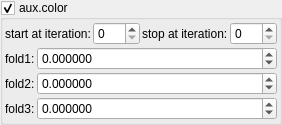
    <widget class="MyGroupBox" name="groupCheck_fold_color_aux_color_enabled_false">
     <property name="toolTip">
      <string/>
     </property>
     <property name="title">
      <string>aux.color&amp;</string>
     </property>
     <property name="checkable">
      <bool>true</bool>
     </property>
     <layout class="QVBoxLayout" name="verticalLayout_58">
      <property name="spacing">
       <number>2</number>
      </property>
      <property name="leftMargin">
       <number>2</number>
      </property>
      <property name="topMargin">
       <number>2</number>
      </property>
      <property name="rightMargin">
       <number>2</number>
      </property>
      <property name="bottomMargin">
       <number>2</number>
      </property>
      <item>
       <layout class="QHBoxLayout" name="horizontalLayout_14" stretch="0,1,0,1">
        <item>
         <widget class="QLabel" name="label_99">
          <property name="text">
           <string>start at iteration:</string>
          </property>
         </widget>
        </item>
        <item>
         <widget class="MySpinBox" name="spinboxInt_fold_color_start_iterations_A">
          <property name="sizePolicy">
           <sizepolicy hsizetype="Minimum" vsizetype="Maximum">
            <horstretch>0</horstretch>
            <verstretch>0</verstretch>
           </sizepolicy>
          </property>
          <property name="minimum">
           <number>0</number>
          </property>
          <property name="maximum">
           <number>999</number>
          </property>
          <property name="value">
           <number>0</number>
          </property>
         </widget>
        </item>
        <item>
         <widget class="QLabel" name="label_71">
          <property name="text">
           <string>stop at iteration:</string>
          </property>
         </widget>
        </item>
        <item>
         <widget class="MySpinBox" name="spinboxInt_fold_color_stop_iterations_A">
          <property name="sizePolicy">
           <sizepolicy hsizetype="Preferred" vsizetype="Maximum">
            <horstretch>0</horstretch>
            <verstretch>0</verstretch>
           </sizepolicy>
          </property>
          <property name="maximum">
           <number>999</number>
          </property>
         </widget>
        </item>
       </layout>
      </item>
      <item>
       <layout class="QGridLayout" name="gridLayout_16" columnstretch="0,1">
        <property name="spacing">
         <number>2</number>
        </property>
        <item row="1" column="1">
         <widget class="MyDoubleSpinBox" name="spinbox4_fold_color_difs_0000_y">
          <property name="sizePolicy">
           <sizepolicy hsizetype="Minimum" vsizetype="Maximum">
            <horstretch>0</horstretch>
            <verstretch>0</verstretch>
           </sizepolicy>
          </property>
          <property name="prefix">
           <string/>
          </property>
          <property name="suffix">
           <string/>
          </property>
          <property name="decimals">
           <number>6</number>
          </property>
          <property name="minimum">
           <double>-99.999899999999997</double>
          </property>
          <property name="maximum">
           <double>99.999899999999997</double>
          </property>
          <property name="singleStep">
           <double>0.100000000000000</double>
          </property>
         </widget>
        </item>
        <item row="0" column="0">
         <widget class="QLabel" name="label_136">
          <property name="text">
           <string notr="true">fold1:</string>
          </property>
         </widget>
        </item>
        <item row="1" column="0">
         <widget class="QLabel" name="label_137">
          <property name="text">
           <string notr="true">fold2:</string>
          </property>
         </widget>
        </item>
        <item row="0" column="1">
         <widget class="MyDoubleSpinBox" name="spinbox4_fold_color_difs_0000_x">
          <property name="sizePolicy">
           <sizepolicy hsizetype="Minimum" vsizetype="Maximum">
            <horstretch>0</horstretch>
            <verstretch>0</verstretch>
           </sizepolicy>
          </property>
          <property name="prefix">
           <string/>
          </property>
          <property name="suffix">
           <string/>
          </property>
          <property name="decimals">
           <number>6</number>
          </property>
          <property name="minimum">
           <double>-99.999899999999997</double>
          </property>
          <property name="maximum">
           <double>99.999899999999997</double>
          </property>
          <property name="singleStep">
           <double>0.100000000000000</double>
          </property>
         </widget>
        </item>
        <item row="2" column="1">
         <widget class="MyDoubleSpinBox" name="spinbox4_fold_color_difs_0000_z">
          <property name="sizePolicy">
           <sizepolicy hsizetype="Minimum" vsizetype="Maximum">
            <horstretch>0</horstretch>
            <verstretch>0</verstretch>
           </sizepolicy>
          </property>
          <property name="prefix">
           <string/>
          </property>
          <property name="suffix">
           <string/>
          </property>
          <property name="decimals">
           <number>6</number>
          </property>
          <property name="minimum">
           <double>-99.999899999999997</double>
          </property>
          <property name="maximum">
           <double>99.999899999999997</double>
          </property>
          <property name="singleStep">
           <double>0.100000000000000</double>
          </property>
         </widget>
        </item>
        <item row="2" column="0">
         <widget class="QLabel" name="label_138">
          <property name="text">
           <string notr="true">fold3:</string>
          </property>
         </widget>
        </item>
       </layout>
      </item>
     </layout>
    </widget>
